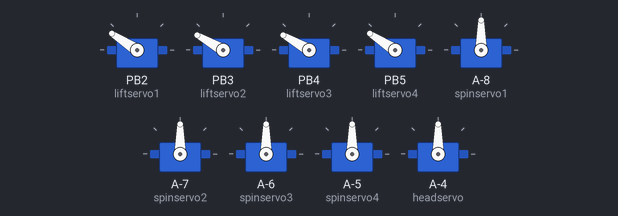
A sketch run on a simulated ATtiny85, built with avr-gcc and run on an emulated ATtiny85. Parts: 9 × servo.

Above: at 0.45 s.
At 0.85 s:
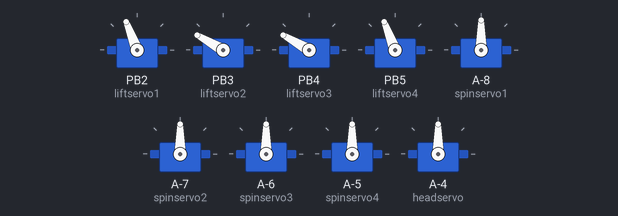
At 1.25 s:
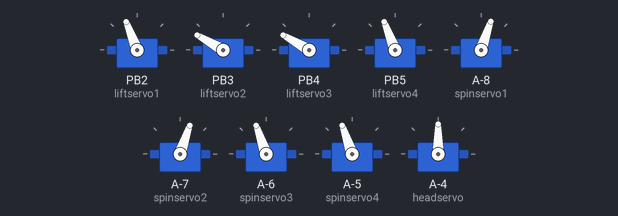
At 2.05 s:
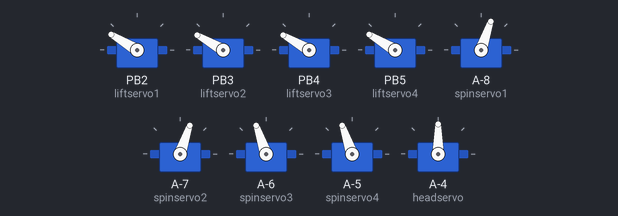
At 3.65 s:
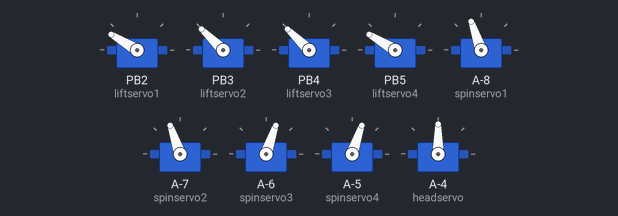
At 8.75 s:
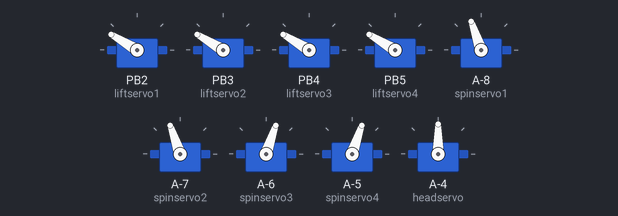
Timing chart, 0 to 11.3 s (numbered marks = the images above):
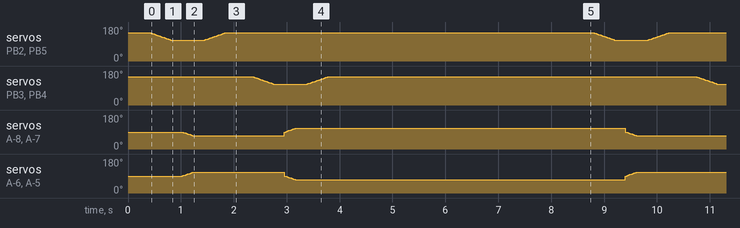

The sketch:

holyShitNoodleIsWalking.ino
```cpp
#include <SoftwareServo.h>


SoftwareServo spinservo1;
SoftwareServo liftservo1;
SoftwareServo spinservo2;
SoftwareServo liftservo2;
SoftwareServo spinservo3;
SoftwareServo liftservo3;
SoftwareServo spinservo4;
SoftwareServo liftservo4;
SoftwareServo headservo;
  int ledRED = 11;
  int ledGRN = 12;
  int ledBLU = 13;

int poslift = 0;    // variable to store the lift servo position
int posspin = 0;    // variable to store the spin servo position
int rest = 90;      // variable for center leg location
int A = 0;
int B = 0;


void setup()
{
  // if noodle is face forward :
  liftservo1.attach(2); //lift front right leg
  liftservo2.attach(3); //lift front left leg
  liftservo3.attach(4); //lift back right leg
  liftservo4.attach(5); //lift back left leg
  spinservo1.attach(6); //rotate front right leg
  spinservo2.attach(7); //rotate front left leg
  spinservo3.attach(8); //rotate back right leg
  spinservo4.attach(9); //rotate back left leg
  headservo.attach(10); //turns eye stalk gantry
  pinMode(ledRED, OUTPUT);
  pinMode(ledGRN, OUTPUT);
  pinMode(ledBLU, OUTPUT);

 //postion legs in square to start walking...
  spinservo1.write(90);
  spinservo2.write(90);
  spinservo3.write(90);
  spinservo4.write(90);
  liftservo1.write(150);
  liftservo2.write(150);
  liftservo3.write(150);
  liftservo4.write(150);
   headservo.write(90);
 digitalWrite(ledRED, HIGH);
 digitalWrite(ledGRN, HIGH);
 myDelay(400);


 }
void loop()
{
//step 1

  for(poslift = 150; poslift > 110; poslift--){    //lift legs 1 and 4 starting point is first, lifting point is second
    liftservo1.write(poslift);
    liftservo4.write(poslift);
    myDelay(10);
  }
  myDelay(200);

 for(posspin = 0; posspin < 20; posspin++){      // rotate legs 1 and 4 forward, legs 2 and 3 backward
    A = 90 - posspin;
    B = 90 + posspin;
    spinservo1.write(A);
    spinservo4.write(B);
    spinservo2.write(A);
    spinservo3.write(B);
    myDelay(10);

  }
  myDelay(200);

  for(poslift = 110; poslift < 150; poslift++){    //drop legs 1 and 4 first variable must match lift routines second variable
    liftservo1.write(poslift);
    liftservo4.write(poslift);
    myDelay(10);
  }
  myDelay(500);
//step 2

  for(poslift = 150; poslift > 110; poslift--){    //lift legs 2 and 3
    liftservo2.write(poslift);
    liftservo3.write(poslift);
    myDelay(10);
  }
  myDelay(200);

  for(posspin = 0; posspin < 20; posspin++){      // rotate legs 2 and 3 forward, legs 1 and 4 backward
    B = 90 - posspin;
    A = 90 + posspin;
    spinservo1.write(A);
    spinservo4.write(B);
    spinservo2.write(A);
    spinservo3.write(B);
    myDelay(10);

  }
  myDelay(200);

  for(poslift = 110; poslift < 150; poslift++){    //drop legs 2 and 3
    liftservo2.write(poslift);
    liftservo3.write(poslift);
    myDelay(10);
  }

  myDelay(5000);

  }

 void myDelay( int mSecs ) {
    for (int i=0; i<(mSecs/10); i++) {
      SoftwareServo::refresh();
      delay(10);
  }
}
```
